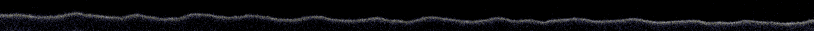
#> input picture Spec_test.bmp, 1628 x 62 px (shown at 1/2 size)
$ python LER_script.py
#> lines starting #> are read from the running program, lines starting #| are printed output that depends on the picture; after the words box and inside, x2 and y2 are one past the last pixel; in counts of white or black regions, pixels touching at a corner belong together
### LER.py

import numpy as np
import cv2 #(OpenCV3)
from scipy.interpolate import interp1d
from sklearn import linear_model

class edge_roughness:

    #analyse an image
    def LER_analysis(self, image, im_wdth, thresh): #origional image, width in meters of image (ie the scale), threshold for outliers

        bin_im = self.binarization(image) #binarize the image

        cv2.imwrite('binary_test.jpg', bin_im) #write the binary image to a file

        X = np.linspace(0, im_wdth, num=bin_im.shape[1], endpoint=True) #create the X data array, width of image and number pixels
        Y = self.binary_imsearch(255, bin_im) #find the line edge values
        #plt.plot(X, Y, 'r')
        #plt.show()

        Xcln, Ycln = self.extract_clean(X, Y, thresh) #extract the cleaned data from the raw edge data

        freq, FourierPow = self.fourier_power(Xcln, Ycln)

        return Xcln, Ycln, freq, FourierPow


    # binarize the image
    def binarization(self, image):

        image = cv2.cvtColor(image, cv2.COLOR_RGB2GRAY) #Convert the loaded image to greyscale, only required for openCV version 2 I am using 3 (confusingly also imoprts as cv2, as it's in beta)

        #Binarise image and compare methods
        blur = cv2.GaussianBlur(image,(5,5),0) #gaussian filter to remove noise
        ret1,th1 = cv2.threshold(blur,15,255,cv2.THRESH_BINARY) #manual threshold value
        ret2,th2 = cv2.threshold(image,0,255,cv2.THRESH_BINARY+cv2.THRESH_OTSU) #Otsu method
        ret3,th3 = cv2.threshold(blur,0,255,cv2.THRESH_BINARY+cv2.THRESH_OTSU) #Otsu method following filtering
        retBin,binary = cv2.threshold(blur,0,255,cv2.THRESH_BINARY+cv2.THRESH_OTSU) #repeat above, oddly can't just copy above to new variable for storage

        #==============================================================================
        # #plot all the binarisation methods and histograms for comparison
        # images = [imageA, 0, th1,
        #           imageA, 0, th2,
        #           blur, 0, th3]
        # titles = ['Original Noisy Image','Histogram','Global Thresholding (v=127)',
        #           'Original Noisy Image','Histogram',"Otsu's Thresholding",
        #           'Gaussian filtered Image','Histogram',"Otsu's Thresholding"]
        #
        # for i in range(3):
        #     plt.subplot(3,3,i*3+1),plt.imshow(images[i*3],'gray')
        #     plt.title(titles[i*3]), plt.xticks([]), plt.yticks([])
        #     plt.subplot(3,3,i*3+2),plt.hist(images[i*3].ravel(),256)
        #     plt.title(titles[i*3+1]), plt.xticks([]), plt.yticks([])
        #     plt.subplot(3,3,i*3+3),plt.imshow(images[i*3+2],'gray')
        #     plt.title(titles[i*3+2]), plt.xticks([]), plt.yticks([])
        # plt.show()
        #==============================================================================

        cv2.imwrite('binary_test.jpg', th1) #write the binary image to a file

        return th1


    #search an image of pixel values for the black white transition
    def binary_imsearch(self, x, arr):

        cl = 0
        fin = np.size(arr,1)
        Out = []

        for cl in range(0,fin,1):
            V = self.binary_Search(255,arr[:,cl])
            Out.append(V)

        Out = np.asarray(Out)
        Out = Out.astype(float)

        return Out


    #search a column of pixel values for the black white transition
    def binary_Search(self, x, arr):

        lo = 0
        hi = np.size(arr,0)
        while lo < hi:
            mid = (lo + hi) // 2

            if arr[mid] < x:
                lo = mid + 1
            elif arr[mid] > x:
                hi = mid
            elif mid > 0 and arr[mid-1] == x:
                hi = mid
            else:
                return mid
        return -1


    #remove any outliers form the data
    def remove_outliers(self, Xdata, Ydata, n):

        #remove the outliers
        d = np.abs(Ydata - np.median(Ydata))
        mdev = np.median(d)
        s = d/mdev if mdev else 0.
        YdataClean = Ydata[s<n]
        XdataClean = Xdata[s<n]

        #Interpolate the data to put it on an even mesh
        finterp = interp1d(XdataClean,YdataClean)
        xnew = np.linspace(0, max(Xdata), num=600, endpoint=True)
        ynew = finterp(xnew)

        return xnew, ynew


    #remove the background with a regression model
    def remove_background(self, Xdata, Ydata): #x data, ydata

        Xdata = Xdata[:, np.newaxis]  #add axis for the regression algorithm
        regr = linear_model.LinearRegression() #instance of lin regr class
        regr.fit(Xdata,Ydata) #fit to the data
        Ymod = regr.predict(Xdata) #predict Y in the Xdata range using the model

        # [4 lines of commented-out code are left out]

        Ydata = np.subtract(Ydata,Ymod)

        return Ydata


    #clean the data
    def extract_clean(self, X, Y, stds): #x data, y data, threshold for outliers

        Xclean, Yclean = self.remove_outliers(X,Y,stds) #remove the outliers
        #plt.plot(Xclean, Yclean, 'r')
        #plt.show()

        Ytrans = self.remove_background(Xclean,Yclean) #remove background with a regression model
        #plt.plot(Xclean, Ytrans, 'r')
        #plt.show()

        return Xclean, Ytrans


    #Fourier transform the data and convert to power spectrum
    def fourier_power(self, Xdata, Ydata):

        sp = np.fft.rfft(Ydata) #FFT
        freq = np.fft.rfftfreq(Xdata.shape[0]) / (max(Xdata)/Xdata.shape[0]) #(distance/pixel) / (maxdistance/Pixel) i.e. normalised
        FourierPower = np.abs(sp) / (Xdata.shape[0])*2 #convert to the power spectrum

        # [10 lines of commented-out code are left out]

        return freq, FourierPower


### LER_script.py


import cv2 #(OpenCV3)
from LER import edge_roughness
from matplotlib import pyplot as plt
import matplotlib.ticker as ticker


image = cv2.imread("Spec_test.bmp")
#> image is the input picture: shape (62, 1628, 3); mean B, G, R 13.4, 10.9, 10.9

LER = edge_roughness()
(Xcln, Ycln, freq, FourierPow) = LER.LER_analysis(image, 50e-6, 2) #image, image width (m), threshold for outliers
#> in binarization, `ret1,th1 = cv2.threshold(blur,15,255,cv2.THRESH_BINARY)`:
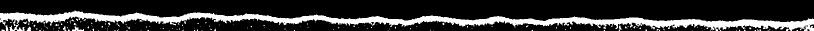
#> th1: shape (62, 1628) (shown at 1/2 size); 20.6% white; 160 white regions (153 under 20 px), largest, box (x1, y1, x2, y2) and area: (0, 21, 1628, 62) 19802, (144, 52, 168, 62) 101, (53, 53, 62, 62) 51
#> in binarization, `ret2,th2 = cv2.threshold(image,0,255,cv2.THRESH_BINARY+cv2.THRESH_OTSU)`:
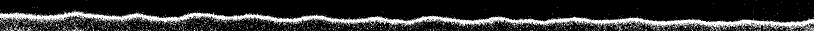
#> th2: shape (62, 1628) (shown at 1/2 size); 18.2% white; 1440 white regions (1433 under 20 px), largest, box (x1, y1, x2, y2) and area: (0, 21, 1628, 62) 15319, (18, 49, 35, 62) 56, (149, 52, 168, 62) 44
#> in binarization, `ret2,th2 = cv2.threshold(image,0,255,cv2.THRESH_BINARY+cv2.THRESH_OTSU)`: ret2 = 0
#> in binarization, `ret3,th3 = cv2.threshold(blur,0,255,cv2.THRESH_BINARY+cv2.THRESH_OTSU)`:
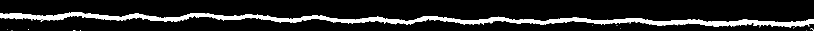
#> th3: shape (62, 1628) (shown at 1/2 size); 12.6% white; 15 white regions (14 under 20 px), largest, box (x1, y1, x2, y2) and area: (0, 24, 1628, 55) 12707
#> in binarization, `ret3,th3 = cv2.threshold(blur,0,255,cv2.THRESH_BINARY+cv2.THRESH_OTSU)`: ret3 = 34
#> in binary_imsearch, `fin = np.size(arr,1)`: fin = 1628
#> the loop in binary_imsearch, `for cl in range(0,fin,1):` made 1628 passes
#> V on passes 1 to 3: 26, 26, 26
#> after the loop in binary_imsearch, `for cl in range(0,fin,1):`: Out = 1628 values, max 61 at index 777, min -1 at index 231, mean 26.1
#> in LER_analysis, `Y = self.binary_imsearch(255, bin_im)`: Y has the same summary as Out in binary_imsearch
#> in remove_outliers, `d = np.abs(Ydata - np.median(Ydata))`: d = 1628 values, max 32 at index 231, min 0 at index 72, mean 12.8
#> in remove_outliers, `mdev = np.median(d)`: mdev = 8
#> in remove_outliers, `s = d/mdev if mdev else 0.`: s = 1628 values, max 4 at index 231, min 0 at index 72, mean 1.6
#> in remove_outliers, `YdataClean = Ydata[s<n]`: YdataClean = 1198 values, max 44 at index 1130, min 21 at index 149, mean 34.8
#> in remove_outliers, `XdataClean = Xdata[s<n]`: XdataClean = 1198 values from 0 to 5e-05
#> in remove_outliers, `ynew = finterp(xnew)`: ynew = 600 values, max 44 at index 575, min 21 at index 55, mean 34.79
#> in extract_clean, `Xclean, Yclean = self.remove_outliers(X,Y,stds)`: Xclean = 600 values from 0 to 5e-05; Yclean has the same summary as ynew in remove_outliers
#> in remove_background, `Ymod = regr.predict(Xdata)`: Ymod = 600 values from 26.87 to 42.71
#> in remove_background, `Ydata = np.subtract(Ydata,Ymod)`: Ydata = 600 values, max 6.25 at index 298, min -7.33 at index 55, mean -1.04e-14
#> in extract_clean, `Ytrans = self.remove_background(Xclean,Yclean)`: Ytrans has the same summary as Ydata in remove_background
#> in LER_analysis, `Xcln, Ycln = self.extract_clean(X, Y, thresh)`: Xcln = 600 values from 0 to 5e-05; Ycln has the same summary as Ydata in remove_background
#> in fourier_power, `freq = np.fft.rfftfreq(Xdata.shape[0]) / (max(Xdata)/Xdata.shape[0])`: freq = 301 values from 0 to 6000000
#> in fourier_power, `FourierPower = np.abs(sp) / (Xdata.shape[0])*2`: FourierPower = 301 values, max 2.18 at index 13, min 2.07e-14 at index 0, mean 0.0834
#> in LER_analysis, `freq, FourierPow = self.fourier_power(Xcln, Ycln)`: freq = 301 values from 0 to 6000000; FourierPow has the same summary as FourierPower in fourier_power
#> Xcln = 600 values from 0 to 5e-05; Ycln has the same summary as Ydata in remove_background; freq = 301 values from 0 to 6000000; FourierPow has the same summary as FourierPower in fourier_power


plt.plot(Xcln, Ycln, '-')
plt.plot(Xcln, Ycln, 'r.')
plt.show()
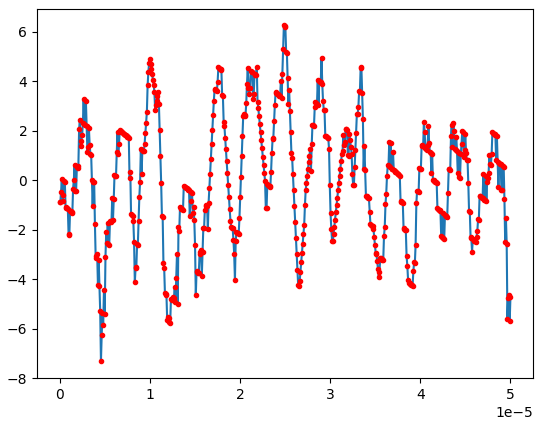
#> figure drawn by matplotlib, 1 panel; curve peaks at x = 2.49e-05, y = 6.25; curve peaks at x = 2.49e-05, y = 6.25

plt.plot(freq[2:100], FourierPow[2:100],'-')
ax = plt.gca()
ax.xaxis.set_major_formatter(ticker.FormatStrFormatter('%0.0e'))
plt.xlabel('cycles (m$^{-1}$)')
plt.ylabel('Fourier power (au)')
plt.title('Fourier power spectrum')
plt.show()
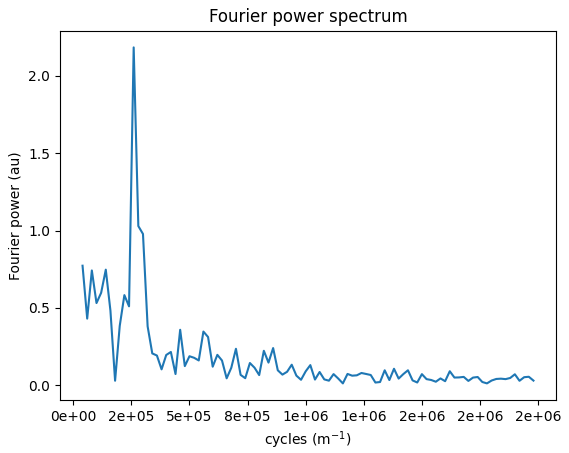
#> figure drawn by matplotlib, 1 panel; curve peaks at x = 260000, y = 2.18

cv2.imshow('Origional Image',image)
cv2.waitKey(0)
cv2.destroyAllWindows()
